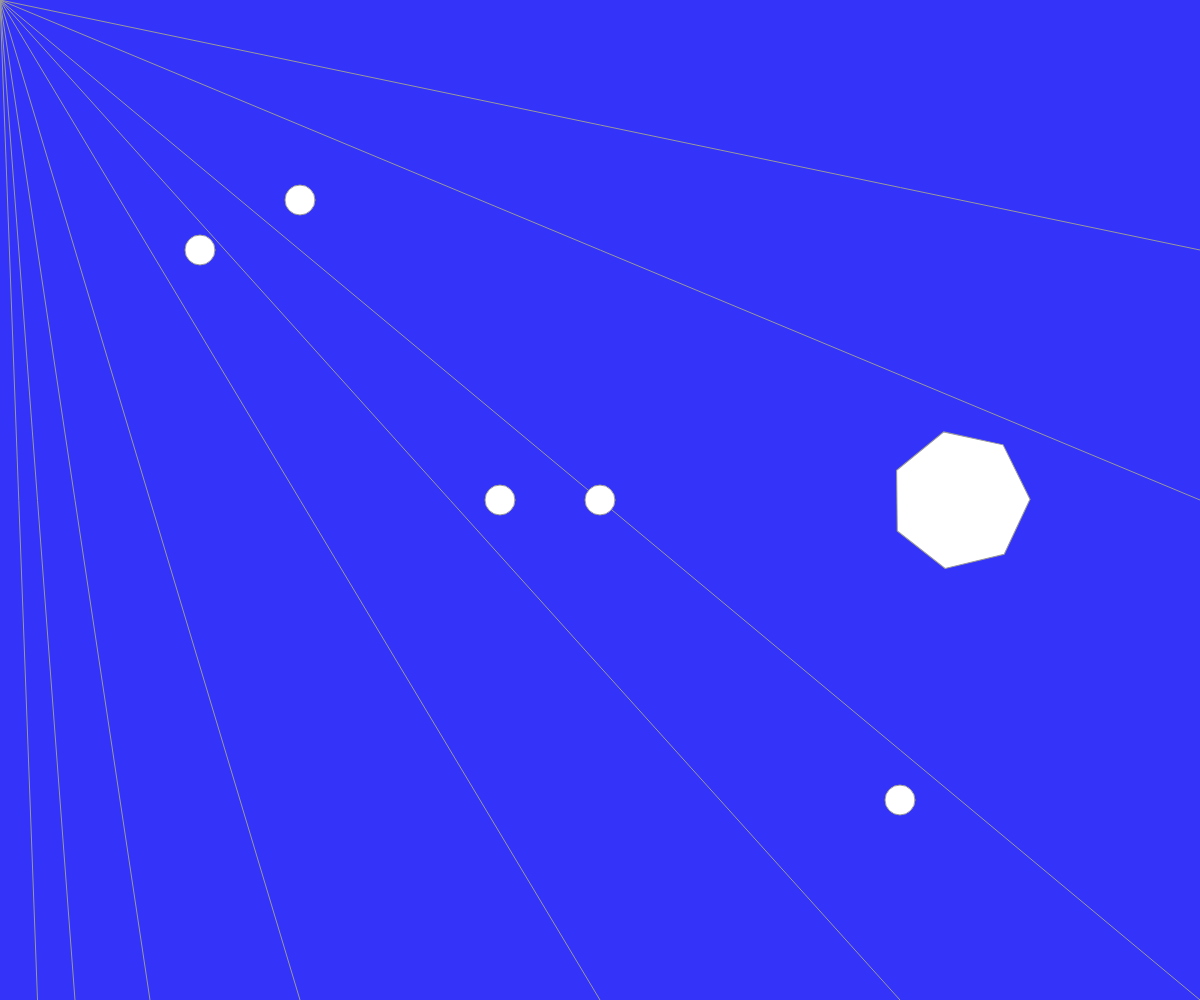
Frame 1 (no input)
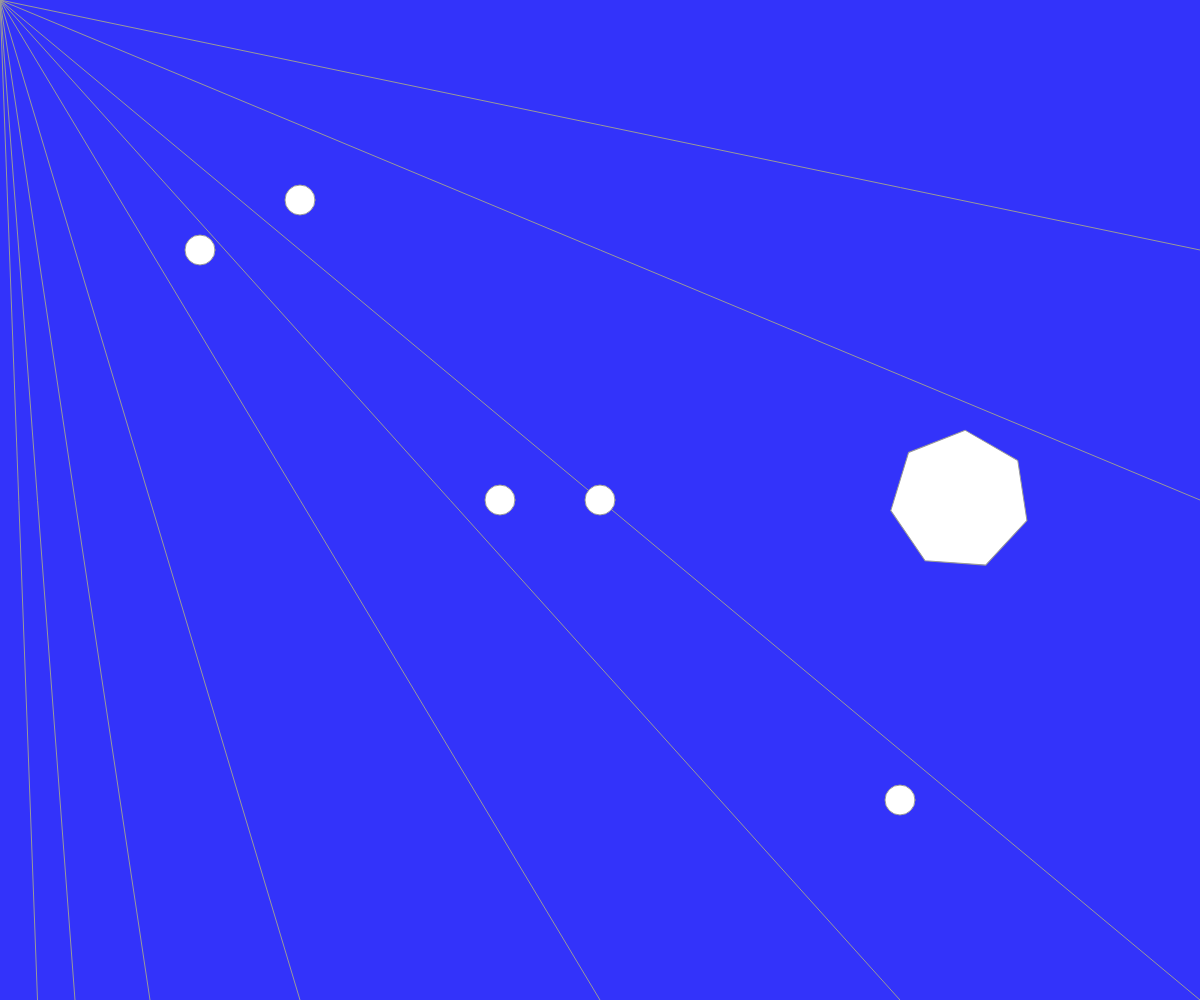
Frame 60 (no input)
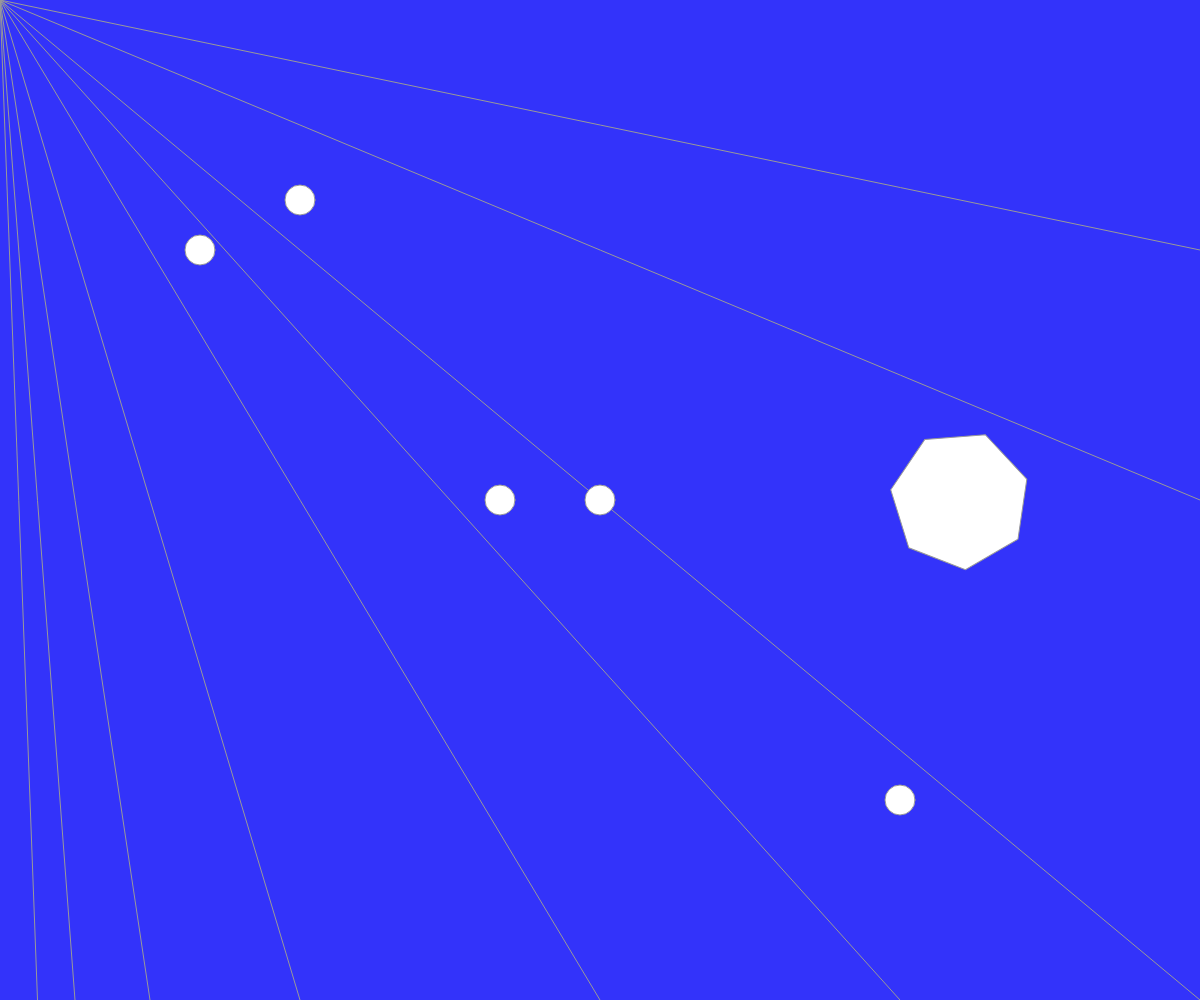
Frame 120 (the mouse pressed at the canvas centre since frame 60)

The p5.js sketch that drew these frames (run headless with seeded random() and noise() and a simulated clock; from frame 60 on, the mouse is pressed at the canvas centre):

// p5.js sketch
// ── sketch.js
function setup(){
x = 150;
y= 0; 
z = 94; 
createCanvas(windowWidth,windowHeight);
}

//birthday month 
//march = (51,51,255)


console.log("print to console");

speed = 2;
circleDims = [10,20,100];

console.log(circleDims[0]);
console.log(circleDims[1]);
console.log(circleDims[2]);






//if x =windowWidth, then * -1

//if(x > windowWidth){

//speed =speed*(-1)
//}
//else{}




function draw(){
    
    background(51,51,250);

console.log(x);
console.log(z);

    stroke(153);
    line(0, 0, 150, 4000)
    stroke(153);
    line(0, 0, 300, 4000);
    stroke(153);
    line(0, 0, 600, 4000);
    stroke(153);
    line(0, 0, 1200, 4000);
    stroke(153);
    line(0, 0, 2400, 4000)
    stroke(153);
    line(0, 0, 3600, 4000)
    stroke(153);
    line(0, 0, 4800, 4000);
    stroke(153);
    line(0, 0, 9600, 4000);
    stroke(153);
    line(0, 0, 19200, 4000);
 
    stroke(153);
    line(1910, 0, 150, 4000)
    stroke(153);
    line(1910, 0, 300, 4000);
    stroke(153);
    line(1910, 0, 600, 4000);
    stroke(153);
    line(1910, 0, 1200, 4000);
    stroke(153);
    line(1910, 0, 2400, 4000)
    stroke(153);
    line(1910, 0, 4800, 4000);
    stroke(153);
    line(1910, 0, 9600, 4000);
    stroke(153);
    line(1910, 0, 19200, 4000);

    

circle (200,250,30)
circle (500,500,30)
circle (windowWidth/2,windowHeight/2,30)
circle (windowWidth/2+300,windowHeight/2+300,30)
circle (windowWidth/2-300,windowHeight/2-300,30)


push();
  translate(width * 0.8, height * 0.5);
  rotate(frameCount / -100.0);
  polygon(0, 0, 70, 7);
  pop();

  function polygon(x, y, radius, npoints) {
    let angle = TWO_PI / npoints;
    beginShape();
    for (let a = 0; a < TWO_PI; a += angle) {
      let sx = x + cos(a) * radius;
      let sy = y + sin(a) * radius;
      vertex(sx, sy);
    }
    endShape(CLOSE);
}
}
